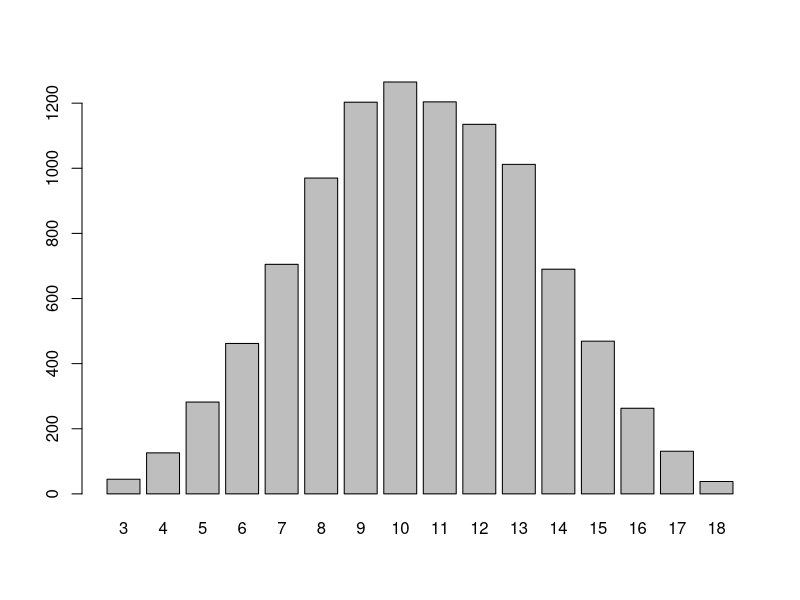

This chart was generated by the following R code:
# sum of two dice
roll <- 10000
dice <- ceiling(runif(roll)*6) + ceiling(runif(roll)*6) + ceiling(runif(roll)*6)
a <- table(dice)
barplot(a)
a
table(a[1])
a[1]*6-a[6]
